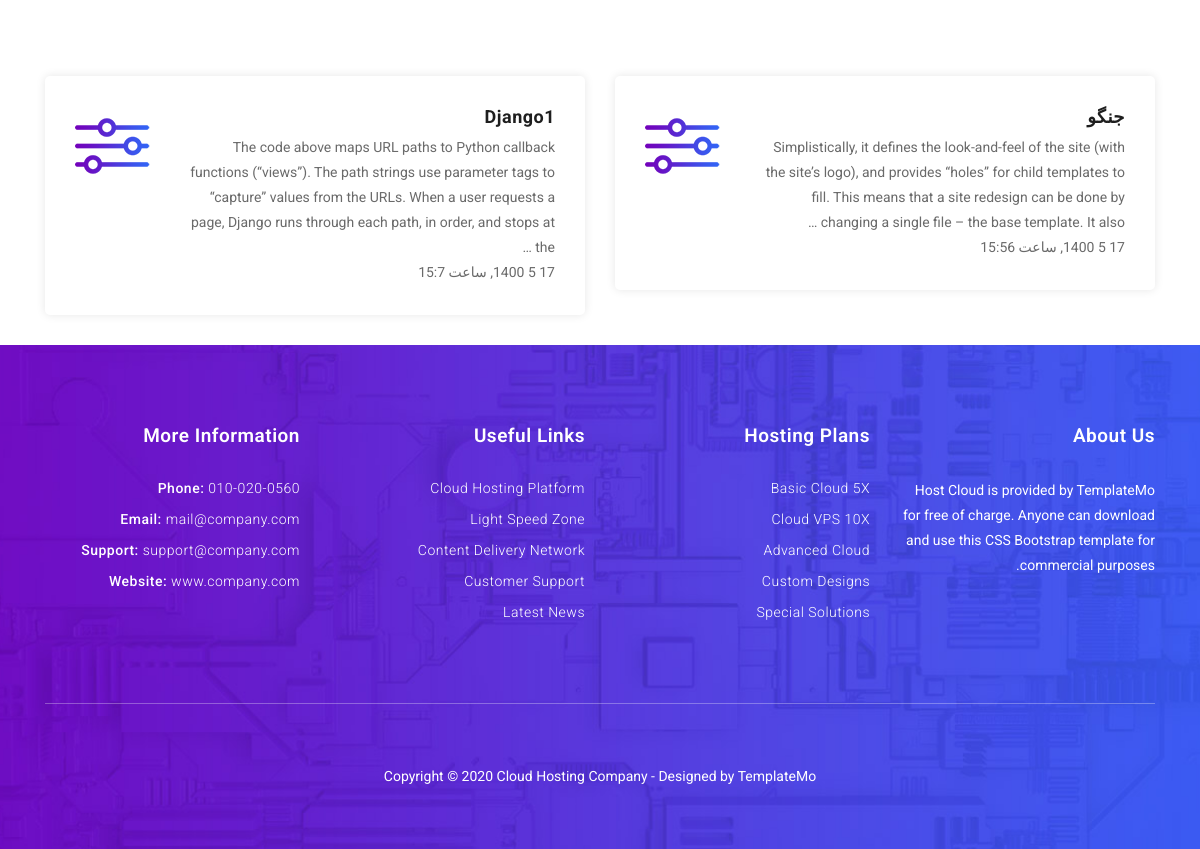
The page /category/dnstn/ (lower part) on the database as committed earlier.
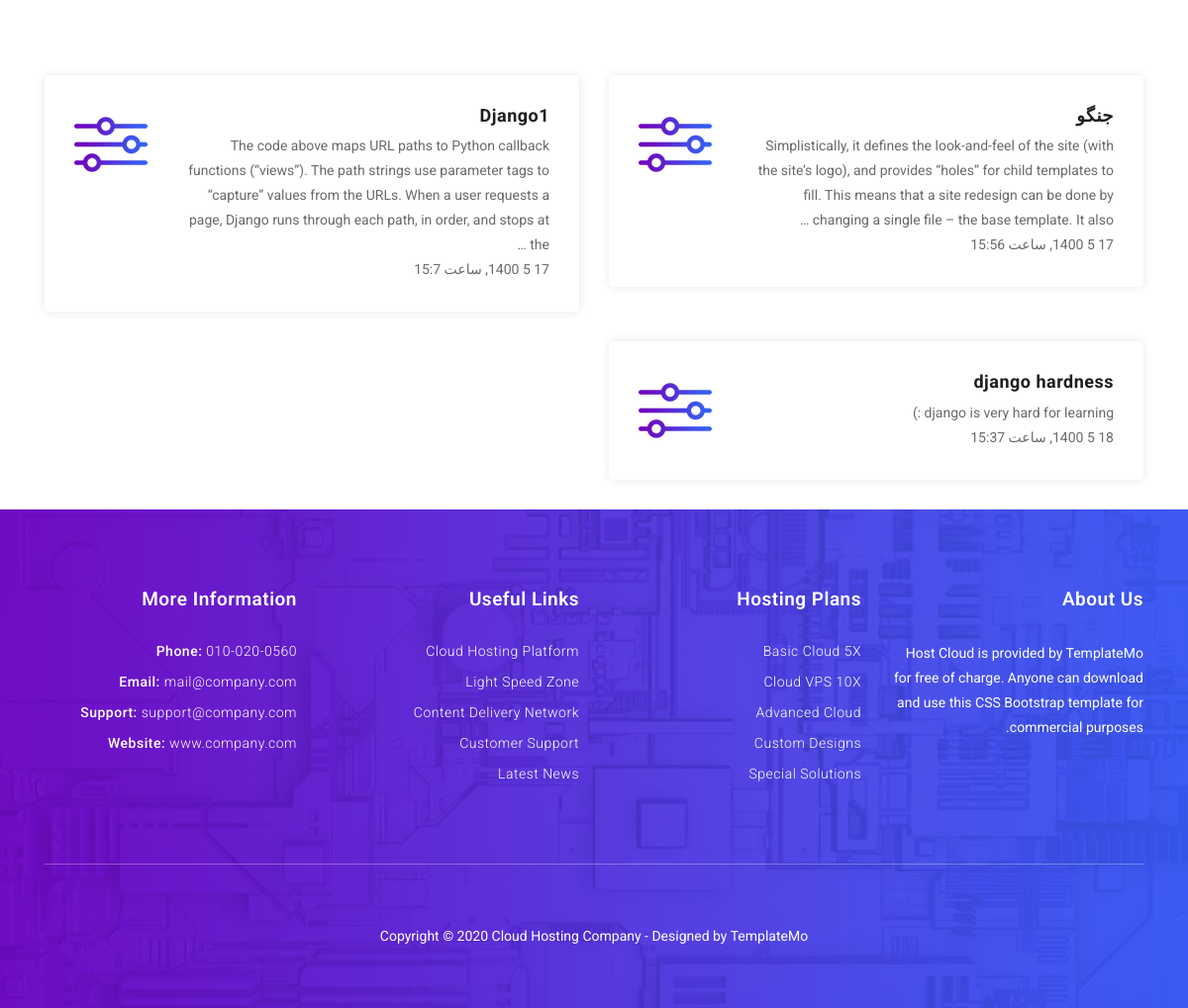
The same page on the database as committed later.
### blog/models.py (models this page shows, shortened)
class Article(models.Model):
    STATUS_CHOICES = (
        ('d', 'Draft'),
        ('p', 'Published'),
    )
    author = models.ForeignKey(User, null=True, on_delete=models.SET_NULL, related_name='articles', verbose_name='نویسنده')
    title = models.CharField(max_length=30, verbose_name='عنوان')
    slug = models.SlugField(max_length=100, unique=True, verbose_name='شناسه')
    category = models.ManyToManyField(Category, verbose_name='دسته بندی', related_name='articles')
    description = models.TextField(verbose_name='توضیحات')
    thumbnail = models.ImageField(upload_to="images", verbose_name='تصویر')
    published = models.DateTimeField(default=timezone.now, verbose_name='زمان انتشار')
    created = models.DateTimeField(auto_now_add=True)
    updated = models.DateTimeField(auto_now=True)
    status = models.CharField(max_length=1, choices=STATUS_CHOICES)
    class Meta:
        verbose_name = "مقاله"
        verbose_name_plural = "مقاله ها"
    def j_published(self):
        return jalali_convertor(self.published)
    def thumbnail_tag(self):
        return format_html("<img src='{}' height=45 width=80>".format(self.thumbnail.url))
    thumbnail_tag.short_description = "عکس مقاله"

### blog/views.py (the view)
# urls.py: path('category/<slug:slug>/', category, name="category"),
def category(request, slug):
    context = {
        "categories": get_object_or_404(Category, slug=slug, status=True)
    }
    return render(request, "blog/category.html", context)

### blog/templatetags/base_tags.py (called while the page is built)
@register.simple_tag
def title():
    return "بهترین مقالات"

@register.inclusion_tag("blog/partials/category_nav.html")
def category_nav():
    return {
        "categories": Category.objects.filter(status=True)
    }

### extensions/jalaly.py (called while the page is built)
    def persian_tuple(self):
        return self.persian_year, self.persian_month, self.persian_day

### extensions/utils.py (called while the page is built)
def jalali_convertor(time):
    time = timezone.localtime(time)
    time_to_string = "{},{},{}".format(time.year, time.month, time.day)
    time_to_tuple = jalaly.Gregorian(time_to_string).persian_tuple()
    output = "{} {} {}, ساعت {}:{}".format(
        time_to_tuple[2],
        time_to_tuple[1],
        time_to_tuple[0],
        time.hour,
        time.minute,
    )
    return output

### blog/templates/blog/category.html (shortened to what this page needs)
{% extends 'blog/base.html' %}
{% load static %}
{% load base_tags %}
  {% block content %}
    <div class="features-section">
      <div class="container">
        <div class="row">
          <div class="col-md-12">
          </div>
          {% for article in categories.articles.all %}
            <div class="col-md-6">
              <div class="feature-item">
                <div class="icon">
                  <img src="{% static 'blog/assets/images/feature-01.png'%}" alt="">
                </div>
                <a href="{% url 'blog:detail' article.slug %}"><h4>{{article.title}}</h4></a>
                <p>{{article.description|truncatewords:40}}</p>
                <p>{{article.j_published}}</p>
              </div>
            </div>
          {% endfor %}
        </div>
      </div>
    </div>
  {% endblock content %}

Rows that differ between the two databases and show on the page:
now on this page (row edited): Article: title "django hardness", description "django is very hard for learning :)", j_published "18 5 1400, ساعت 15:37"
